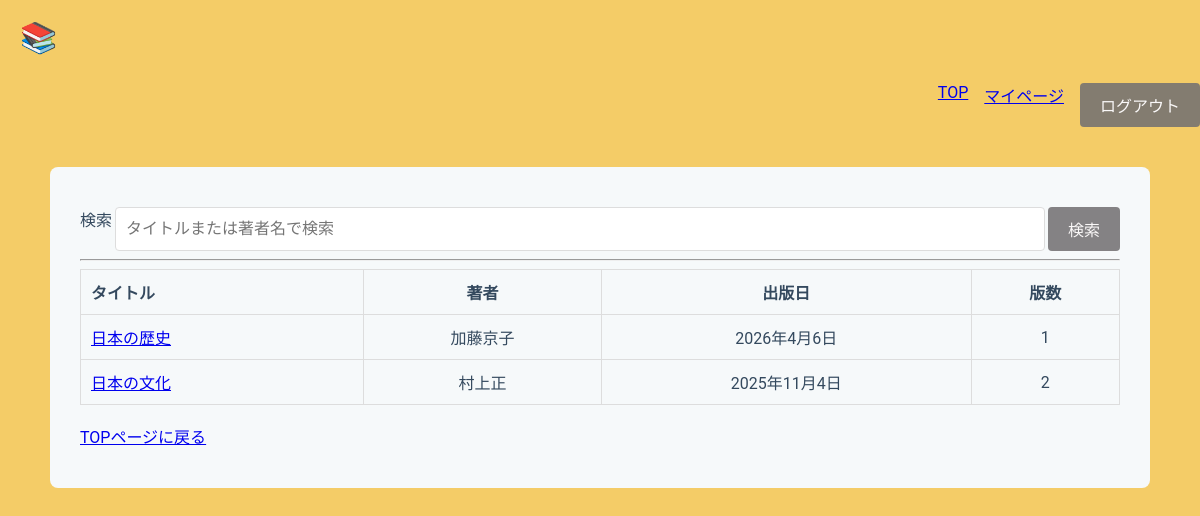
/library/search/results/ (signed in), run on an earlier commit of the app's database.
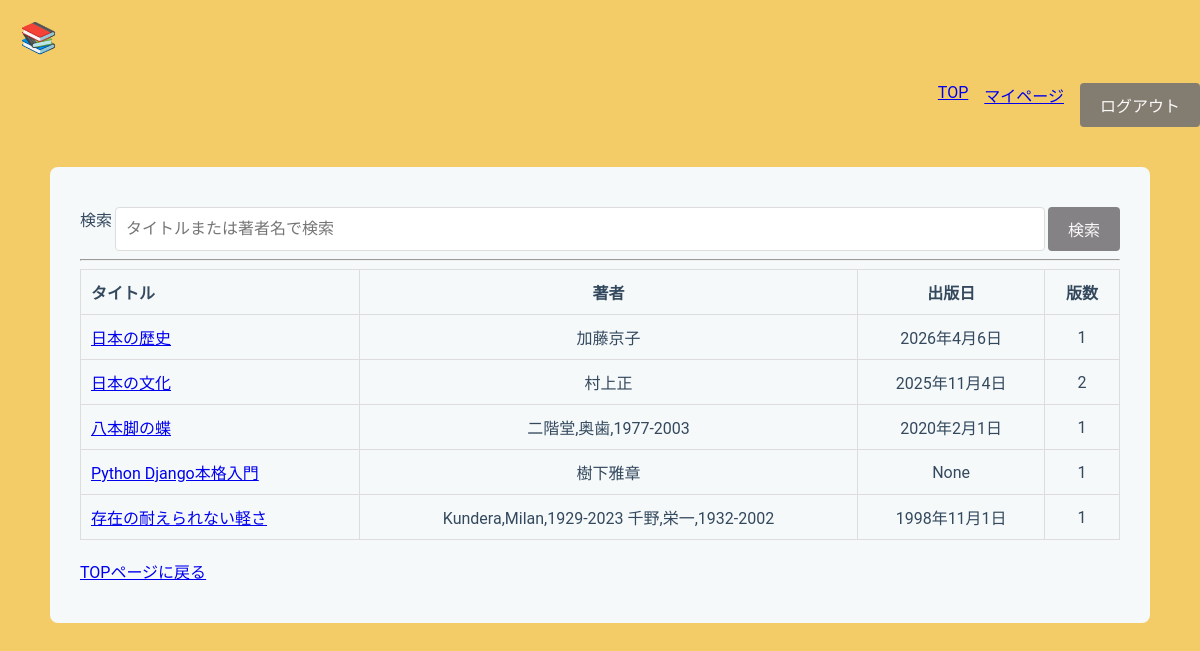
And on a later commit of the database.
### libraryapp/models.py (models this page shows, shortened)
class Book(models.Model):
    isbn = models.CharField(
        max_length=17,
        help_text='ISBN-10 または ISBN-13（ハイフン可）',
        verbose_name='ISBN',
        unique=True,
    )
    title = models.CharField(max_length=200, blank=True)
    author = models.CharField(max_length=200, null=True, blank=True)
    publisher = models.CharField(max_length=200, null=True, blank=True)
    publication_date = models.DateField(null=True, blank=True)
    description = models.TextField(null=True, blank=True)
    cover_image = models.URLField(null=True, blank=True)
    edition_number = models.IntegerField(default=1)

### libraryapp/views.py (the view)
# urls.py: path('search/results/', views.SearchResultsView.as_view(), name='search_results'),
class SearchResultsView(LoginRequiredMixin, ListView):
    model = Book
    template_name = "libraryapp/search_results.html"
    context_object_name = "book_list"
    paginate_by = 5
    def get_queryset(self):
        queryset = super().get_queryset()
        query = self.request.GET.get('q', '')
        return queryset.filter(
                Q(title__icontains=query) |
                Q(author__icontains=query)
        )

### templates/libraryapp/search_results.html (shortened to what this page needs)
{% extends "libraryapp/base.html" %}
{% block content %}
<form method="get" action="{% url 'search_results' %}">
    <label for="title">検索</label>
    <input type="text" name="q" placeholder="タイトルまたは著者名で検索"
        value="{{ request.GET.q|default_if_none:''}}">
    <button type="submit">検索</button>
</form>
<hr>
<table border="1">
    <tr>
        <th>タイトル</th>
        <th>著者</th>
        <th>出版日</th>
        <th>版数</th>
    </tr>
    {% for book in book_list %}
    <tr>
        <td>
            <a href="{% url 'book_detail' book.id %}?{{ request.GET.urlencode }}">
                {{ book.title }}
            </a>
        </td>
        <td>{{ book.author }}</td>
        <td>{{ book.publication_date }}</td>
        <td>{{ book.edition_number }}</td>
    </tr>
    {% empty %}
    <tr>
        <td colspan="3">該当する本がありません。</td>
    </tr>
    {% endfor %}
</table>
<br>
<a href="{% url 'home' %}">TOPページに戻る</a>
{% endblock content %}

### templates/libraryapp/base.html (shortened to what this page needs)
<!DOCTYPE html>
<html lang="ja">
<head>
    {% load static %}
    <link rel="stylesheet" href="{% static 'libraryapp/base.css' %}">
</head>
<body>
    <header class="header">
        <h1><strong>📚</strong></h1>
        <nav>
            <a href="{% url 'home' %}">TOP</a>
            <a href="{% url 'mypage' %}">マイページ</a>
            <form method="post" action="{% url 'logout' %}" class="logout-form">
                <button type="submit" class="logout-link">ログアウト</button>
            </form>
        </nav>
    </header>
    <main class="container">
        {% block content %}{% endblock %}
    </main>
</body>
</html>

### static/libraryapp/base.css (style rules this page uses)
body { font-family: 'Roboto', 'Segoe UI', Tahoma, Geneva, Verdana, sans-serif; background-color: #f4cc67; color: #34495e; margin: 0; }
.header { display: flex; justify-content: flex-end; align-items: center; flex-wrap: wrap; padding: 0; }
.header h1 { width: 100%; text-align: left; margin: 20px; font-size: 30px; }
.header nav { width: 100%; display: flex; justify-content: flex-end; gap: 16px; margin-top: 8px; }
.container { background-color: #f6f9fa; padding: 40px 30px; border-radius: 8px; max-width: 1100px; width: 100%; box-sizing: border-box; margin: 40px auto; }
h1 { color: #4e4e52; text-align: center; margin-bottom: 20px; font-weight: 800; letter-spacing: 1px; }
form { display: flex; gap:3px; }
form input[type="text"] { flex: 1; width: 100%; padding: 10px; border: 1px solid #ddd; border-radius: 4px; font-size: 16px; box-sizing: border-box; }
form button { white-space: nowrap; background-color: #727072dc; color: #faf8f8; padding: 10px 20px; border: none; border-radius: 4px; cursor: pointer; font-size: 16px; font-weight: 500; }
table { width: 100%; border-collapse: collapse; }
th, td { text-align: center; vertical-align: middle; padding: 10px; border: 1px solid #ddd; }
th:first-child, td:first-child { text-align: left; }

What changed in the data, as far as the page shows it:
added Book: title "八本脚の蝶", author "二階堂,奥歯,1977-2003", publication_date "2020年2月1日", edition_number "1"
added Book: title "Python Django本格入門", author "樹下雅章", publication_date "None", edition_number "1"
added Book: title "存在の耐えられない軽さ", author "Kundera,Milan,1929-2023 千野,栄一,1932-2002", publication_date "1998年11月1日", edition_number "1"
